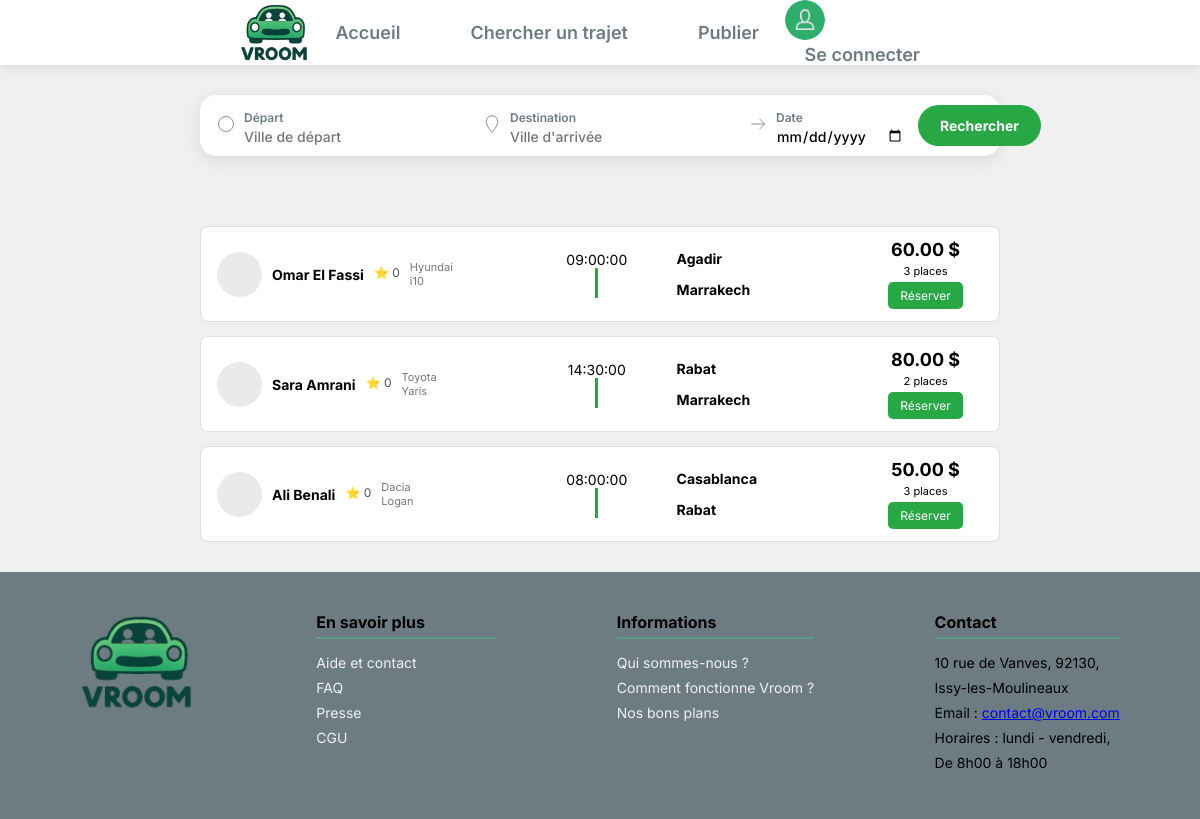
Before: /index.php?page=recherche_trajet with the older database file.
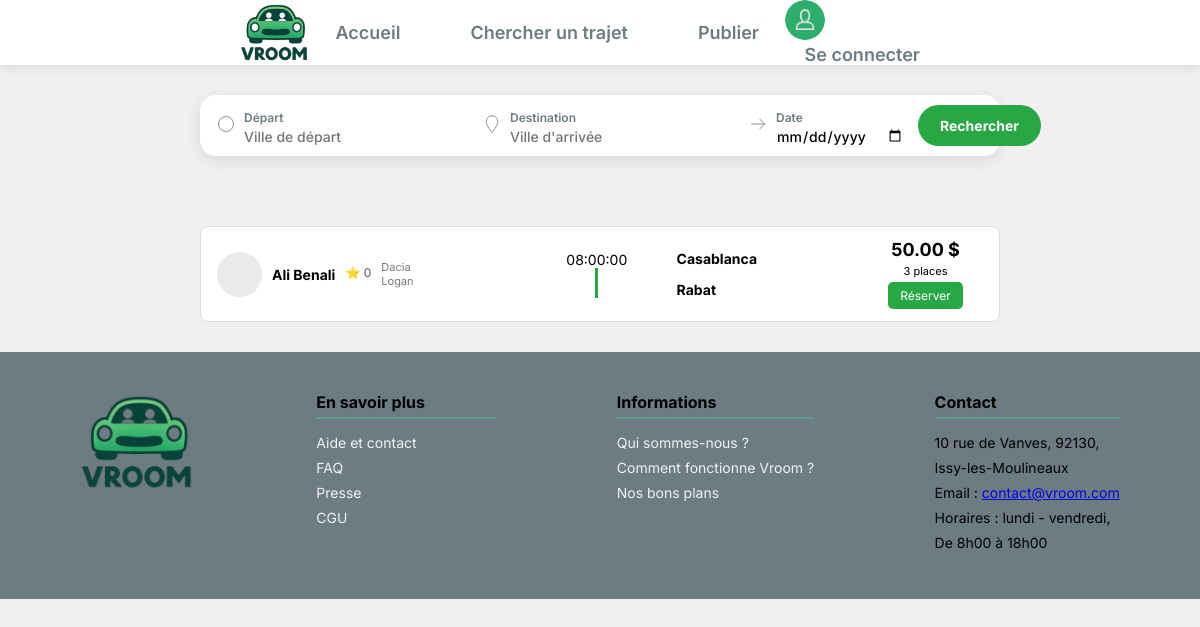
After: the same page with the newer database file.
### tables this page shows
CREATE TABLE `annonces` (
  `id` bigint(20) UNSIGNED NOT NULL,
  `id_conducteur` bigint(20) UNSIGNED NOT NULL,
  `id_vehicule` bigint(20) UNSIGNED NOT NULL,
  `date_depart` date NOT NULL,
  `heure_depart` time NOT NULL,
  `datetime_depart` datetime NOT NULL,
  `prix_par_personne` decimal(10,2) NOT NULL,
  `places_disponibles` int(11) NOT NULL,
  `description` text NOT NULL,
  `id_lieu_depart` bigint(20) UNSIGNED NOT NULL,
  `id_lieu_arrivee` bigint(20) UNSIGNED NOT NULL,
  `statut` enum('active','complete','annulee','expiree') DEFAULT 'active',
  `date_creation` timestamp NOT NULL DEFAULT current_timestamp()
);

CREATE TABLE `utilisateurs` (
  `id` bigint(20) UNSIGNED NOT NULL,
  `nom` varchar(255) NOT NULL,
  `prenom` varchar(255) NOT NULL,
  `email` varchar(255) DEFAULT NULL,
  `telephone` varchar(20) DEFAULT NULL,
  `avatar` varchar(255) DEFAULT NULL,
  `biographie` text DEFAULT NULL,
  `mot_de_passe` varchar(255) NOT NULL,
  `token_notification` varchar(255) DEFAULT NULL,
  `premiere_connexion` tinyint(1) NOT NULL DEFAULT 1,
  `try_token` int(11) NOT NULL DEFAULT 0,
  `remember_token` varchar(100) DEFAULT NULL,
  `date_creation` timestamp NOT NULL DEFAULT current_timestamp(),
  `date_mise_a_jour` timestamp NOT NULL DEFAULT current_timestamp() ON UPDATE current_timestamp(),
  `note` float DEFAULT 0,
  `photo_profil` varchar(255) DEFAULT NULL
);

CREATE TABLE `vehicules` (
  `id` bigint(20) UNSIGNED NOT NULL,
  `id_utilisateur` bigint(20) UNSIGNED NOT NULL,
  `marque` varchar(100) NOT NULL,
  `modele` varchar(100) NOT NULL,
  `annee` year(4) NOT NULL,
  `couleur` varchar(50) NOT NULL,
  `matricule` varchar(50) NOT NULL,
  `date_creation` timestamp NOT NULL DEFAULT current_timestamp()
);

CREATE TABLE `lieux` (
  `id` bigint(20) UNSIGNED NOT NULL,
  `nom` varchar(255) NOT NULL,
  `latitude` decimal(10,6) NOT NULL,
  `longitude` decimal(10,6) NOT NULL
);

### Controleur/c_trajet.php (called while the page is built, shortened)
<?php
require_once __DIR__ . '/../Modele/annonces.php';
class c_recherche_trajet {
    public function afficher(): void {
        $css = "recherche_trajet.css";
        $annonces = Annonces::recherche_trajets();
        require __DIR__ . '/../Vue/head.php';
        require __DIR__ . '/../Vue/header.php';
        require __DIR__ . '/../Vue/pages/v_recherche_trajet.php';
        require __DIR__ . '/../Vue/footer.php';
    }
}
?>

### Modele/annonces.php (called while the page is built, shortened)
<?php
class Annonces {
    public static function recherche_trajets(array $filters = [], string $sort = 'date_desc'): array {
    $trajets = [];
    $db = dbConnect();
    $sql = "SELECT id
            FROM annonces
            WHERE statut = :statut";
    $params = [
        ':statut' => 'active'
    ];
    switch ($sort) {
        case 'date_desc':
        default:
            $sql .= " ORDER BY date_depart DESC";
            break;
    }
    $stmt = $db->prepare($sql);
    $stmt->execute($params);
    while ($row = $stmt->fetch(PDO::FETCH_ASSOC)) {
        $trajets[] = [
            "id" => (int) $row["id"],
        ];
    }
    return $trajets;
    }
    public static function detail_trajet(int $id): ?array
    {
        $db = dbConnect();
        $sql = "
        SELECT
            a.id,
            a.date_depart,
            a.heure_depart,
            a.prix_par_personne,
            a.places_disponibles,
            a.description,
            u.nom AS conducteur_nom,
            u.note AS conducteur_note,
            u.avatar,
            v.marque,
            v.modele,
            ld.nom AS lieu_depart,
            la.nom AS lieu_arrivee
        FROM annonces a
        JOIN utilisateurs u ON a.id_conducteur = u.id
        JOIN vehicules v ON a.id_vehicule = v.id
        JOIN lieux ld ON a.id_lieu_depart = ld.id
        JOIN lieux la ON a.id_lieu_arrivee = la.id
        WHERE a.id = :id
        AND a.statut = 'active'
        ";
        $stmt = $db->prepare($sql);
        $stmt->execute(['id' => $id]);
        $annonce = $stmt->fetch(PDO::FETCH_ASSOC);
        return $annonce ?: null;
    }
}

### Vue/pages/v_recherche_trajet.php (the view, shortened to what this page needs)
<body>
    <section class="search-container">
        <form class="search-box" action="index.php" method="GET">
            <div class="search-field">
                <div class="icon"><svg viewBox="0 0 24 24"><circle cx="12" cy="12" r="9"/></svg></div>
                <div class="field-content">
                    <label>Départ</label>
                    <input type="text" name="depart" placeholder="Ville de départ">
                </div>
            </div>
            <div class="search-field">
                <div class="icon"><svg viewBox="0 0 24 24"><path d="M12 2a7 7 0 0 0-7 7c0 5.25 7 13 7 13s7-7.75 7-13a7 7 0 0 0-7-7z"/></svg></div>
                <div class="field-content">
                    <label>Destination</label>
                    <input type="text" name="destination" placeholder="Ville d'arrivée">
                </div>
            </div>
            <div class="search-field">
                <div class="icon"><svg viewBox="0 0 24 24"><path d="M4 12h16m-6-6l6 6-6 6"/></svg></div>
                <div class="field-content">
                    <label>Date</label>
                    <input type="date" name="date">
                </div>
            </div>
            <button class="search-btn" type="submit" name="action" value="actionChercherTrajets">Rechercher</button>
        </form>
    </section>
    <section class="trajets-container">
            <?php if (!empty($annonces)): ?>
                <?php foreach ($annonces as $annonce):
                    $trajet = Annonces::detail_trajet((int)$annonce['id']);
                ?>
                    <div class="trajet-ligne">
                        <div class="col-driver">
                            <div class="avatar"><?= htmlspecialchars($trajet["avatar"] ?? '') ?></div>
                            <div class="driver-name"><?= htmlspecialchars($trajet["conducteur_nom"] ?? '') ?></div>
                            <div class="driver-stars">⭐ <?= htmlspecialchars($trajet["conducteur_note"] ?? 0) ?></div>
                            <div class="driver-details">
                                <p><?= htmlspecialchars($trajet["marque"] ?? '') ?></p>
                                <p><?= htmlspecialchars($trajet["modele"] ?? '') ?></p>
                            </div>
                        </div>
                        <div class="col-horaires">
                            <div class="time-block">
                                <span class="heure"><?= htmlspecialchars($trajet["heure_depart"]) ?></span>
                            </div>
                            <div >
                                <div class="bar"></div>
                            </div>
                        </div>
                        <div class="col-villes">
                            <div class="ville">
                                <h4><?= htmlspecialchars($trajet["lieu_depart"] ?? '') ?></h4>
                            </div>
                            <div class="ville">
                                <h4><?= htmlspecialchars($trajet["lieu_arrivee"] ?? '') ?></h4>
                            </div>
                        </div>
                        <div class="col-prix">
                            <div class="prix"><?= htmlspecialchars($trajet["prix_par_personne"] ?? '') ?> $</div>
                            <div class="prix-info"><?= htmlspecialchars($trajet["places_disponibles"] ?? '')?> places</div>
                            <button class="btn-reserver"
                                onclick="window.location.href='index.php?page=detail_trajet&id=<?= htmlspecialchars($trajet['id']) ?>'">
                                Réserver
                            </button>
                        </div>
                    </div>
                <?php endforeach; ?>
            <?php else: ?>
                <p>Aucun trajet trouvé</p>
            <?php endif; ?>
    </section>
</body>

### index.php (shortened to what this page needs)
<?php
$page = $_GET['page'] ?? 'accueil';
switch ($page) {
    case 'recherche_trajet':
        require 'Controleur/c_trajet.php';
        $controller = new c_recherche_trajet();
        $controller->afficher();
        break;
}
?>

### Vue/head.php (shortened to what this page needs)
<!DOCTYPE html>
<html lang="fr">
<head>
    <link rel="stylesheet" href="Ressources/CSS/commun.css">
    <?php if (!empty($css)): ?>
        <link rel="stylesheet" href="Ressources/CSS/<?= htmlspecialchars($css) ?>">
    <?php endif; ?>
</head>

### Vue/header.php (shortened to what this page needs)
<header>
    <div class="header-content">
        <img src="../../Ressources/Image/logo_ver2.png"  alt="Logo Vroom">
        <nav class="nav-main">
            <a href="index.php?page=accueil">Accueil</a>
            <a href="index.php?page=recherche_trajet">Chercher un trajet </a>
            <a href="index.php?page=publie_trajet">Publier</a>
        </nav>
        <nav class="nav-profile">
                <img src="../../Ressources/Image/person_icon.png"  alt="Logo Vroom">
                <ul classe="hidden">
                    <?php if (isset($_SESSION['user_id'])) { ?>
                        <li><a href="index.php?page=profil" class="button-header">Mon profil</a></li>
                        <li><a href="index.php?page=mes_reservations" class="button-header">Mes réservations</a></li>
                        <li><a href="index.php?page=mes_annonces" class="button-header">Mes annonces</a></li>
                        <li><a href="index.php?page=mes_paiements" class="button-header">Mes paiements</a></li>
                        <li><a href="index.php?page=mes_documents" class="button-header">Mes documents</a></li>
                        <li><a href="index.php?page=favoris" class="button-header">Mes favoris</a></li>
                        <li><a href="index.php?page=connexion&action=deconnexion" class="button-header">Se déconnecter</a></li>
                    <?php } elseif ($page = 'connexion') { ?>
                        <li><a href="index.php?page=connexion" class="button-header">Se connecter</a></li>
                     <?php } else { ?>
                        <li><a href="index.php?page=connexion" class="button-header">Se connecter</a></li>
                        <li><a href="index.php?page=inscription" class="button-header">S'inscrire</a></li>
                    <?php } ?>
                </ul>
        </nav>
    </div>
</header>

### Vue/footer.php
<footer>
    <div class="footer-content">
        <div class="footer-logo">
            <img src="../../Ressources/Image/logo_ver2.png" alt="Logo VROOM" class="logo-image"/>
        </div>
        <div class="footer-section">
            <h4>En savoir plus</h4>
            <ul>
                    <li><a href="index.php?page=accueil">Aide et contact</a></li>
                    <li><a href="index.php?page=accueil">FAQ</a></li>
                    <li><a href="index.php?page=accueil">Presse</a></li>
                    <li><a href="#">CGU</a></li>
            </ul>
        </div>
        <div class="footer-section">
            <h4>Informations</h4>
            <ul>
                <li><a href="index.php?page=accueil">Qui sommes-nous ?</a></li>
                <li><a href="index.php?page=accueil">Comment fonctionne Vroom ?</a></li>
                <li><a href="index.php?page=accueil">Nos bons plans</a></li>
            </ul>
        </div>
        <div class="footer-section">
            <h4>Contact</h4>
            <p>10 rue de Vanves, 92130,</p>
            <p>Issy-les-Moulineaux</p>
            <p>Email : <a href="mailto:contact@vroom.com">contact@vroom.com</a></p>
            <p>Horaires : lundi - vendredi,</p>
            <p>De 8h00 à 18h00</p>
        </div>
    </div>
</footer>
</html>

### Ressources/CSS/commun.css (style rules this page uses)
:root { --couleurVerte: #28a745; --couleurVerteFonce: #1f7e36; --texteGris: #6d7c82; --titreNoir: #222; --fondClair: #ffffff; --ombre: rgba(0,0,0,0.10); --ombreHover: rgba(0,0,0,0.18); }
* { font-family: 'Inter', sans-serif; box-sizing: border-box; padding: 0; margin: 0; }
header { width: 100%; box-shadow: 0 2px 10px rgba(0,0,0,0.1); display: flex; align-items: center; justify-content:space-around; flex-direction: row; background-color:var(--fondClair); }
header img { width: 70px; }
.header-content { width: 60%; margin: 0 auto; display: flex; align-items: center; flex-direction: row; }
.nav-main { display: flex; flex-direction: row; gap: 70px; margin: 0 auto; align-items: center; }
.nav-profile { margin-right: 20px; list-style-type: none; }
.nav-profile img { width: 40px; border-radius: 50%; }
.nav-profile ul li { display: block; float: none; }
.nav-profile ul li a { width: auto; min-width: 100px; padding: 0 20px; }
header nav a { color: var(--texteGris); font-weight: 600; font-size: 18px; justify-content: space-around; text-decoration: none; }
body { background-color: #f0f0f0; align-items: center; justify-content: center; }
footer { background-color: var(--texteGris); padding: 40px 20px; width: 100%; }
.footer-content { display: flex; justify-content: space-around; max-width: 1200px; margin: 0 auto; }
.footer-logo img { max-width: 100%; height: 100px; }
.footer-section { min-width: 180px; }
.footer-section h4 { font-size: 16px; margin-bottom: 15px; border-bottom: 2px solid #5d9d88; padding-bottom: 5px; }
.footer-section ul { list-style: none; }
.footer-section ul li { margin-bottom: 8px; font-size: 14px; }
.footer-section ul li a { text-decoration: none; color: #f1f1f1; }
.footer-section p { margin: 0 0 8px 0; font-size: 14px; }

### Ressources/CSS/recherche_trajet.css (style rules this page uses)
.search-container { transform: translateX(0%); max-width: 800px; margin: 30px auto 20px auto; }
.search-box { background: var(--fondClair); width: 100%; padding: 10px 16px; border-radius: 16px; display: flex; align-items: center; gap: 14px; box-shadow: 0 4px 16px rgba(0,0,0,0.10); }
.search-field { display: flex; align-items: center; flex: 1; gap: 8px; }
.icon svg { width: 20px; height: 20px; stroke: var(--texteGris); fill: none; }
.field-content label { font-size: 12px; font-weight: 600; color: var(--texteGris); margin-bottom: 2px; }
.field-content input { border: none; outline: none; font-size: 14px; font-weight: 500; }
.search-btn { background: var(--couleurVerte); border: none; color: var(--fondClair); padding: 12px 22px; font-size: 14px; font-weight: 700; border-radius: 40px; cursor: pointer; flex-shrink: 0; }
.trajets-container { max-width: 800px; margin: auto; display: flex; flex-direction: column; gap: 14px; padding-bottom: 30px; padding-top:50px; }
.trajet-ligne { display: flex; align-items: center; justify-content: space-between; padding: 12px 16px; border-radius: 8px; border: 1px solid #ddd; background: #fff; }
.col-driver { display: flex; align-items: center; gap: 10px; width: 300px; }
.avatar { width: 45px; height: 45px; border-radius: 50%; background: #eaeaea; font-size: 18px; display: flex; align-items: center; justify-content: center; }
.driver-name { font-weight: 700; font-size: 14px; }
.driver-stars { font-size: 12px; color: #555; margin-bottom: 3px; }
.driver-details p { font-size: 11px; margin: 0; color: #777; }
.col-horaires { width: 10%; display: flex; flex-direction: column; align-items: center; }
.time-block { gap: 4px; font-size: 14px; }
.bar { width: 3px; height: 30px; background: #28a745; }
.col-villes { width: 150px; display: flex; flex-direction: column; gap: 14px; }
.ville h4 { font-size: 14px; }
.col-prix { width: 15%; display: flex; flex-direction: column; align-items: center; gap: 4px; }
.prix { font-size: 18px; font-weight: 700; }
.prix-info { font-size: 11px; }
.btn-reserver { background: #28a745; color: white; padding: 6px 12px; border: none; border-radius: 5px; cursor: pointer; font-size: 12px; }

Changed rows visible on the page:
no longer on this page (row edited): annonces: id_conducteur.nom "Omar El Fassi", id_conducteur.note "0", id_vehicule.marque "Hyundai", id_vehicule.modele "i10", heure_depart "09:00:00", id_lieu_depart.nom "Agadir", id_lieu_arrivee.nom "Marrakech", prix_par_personne "60.00", places_disponibles "3"
no longer on this page (row edited): annonces: id_conducteur.nom "Sara Amrani", id_conducteur.note "0", id_vehicule.marque "Toyota", id_vehicule.modele "Yaris", heure_depart "14:30:00", id_lieu_depart.nom "Rabat", id_lieu_arrivee.nom "Marrakech", prix_par_personne "80.00", places_disponibles "2"
